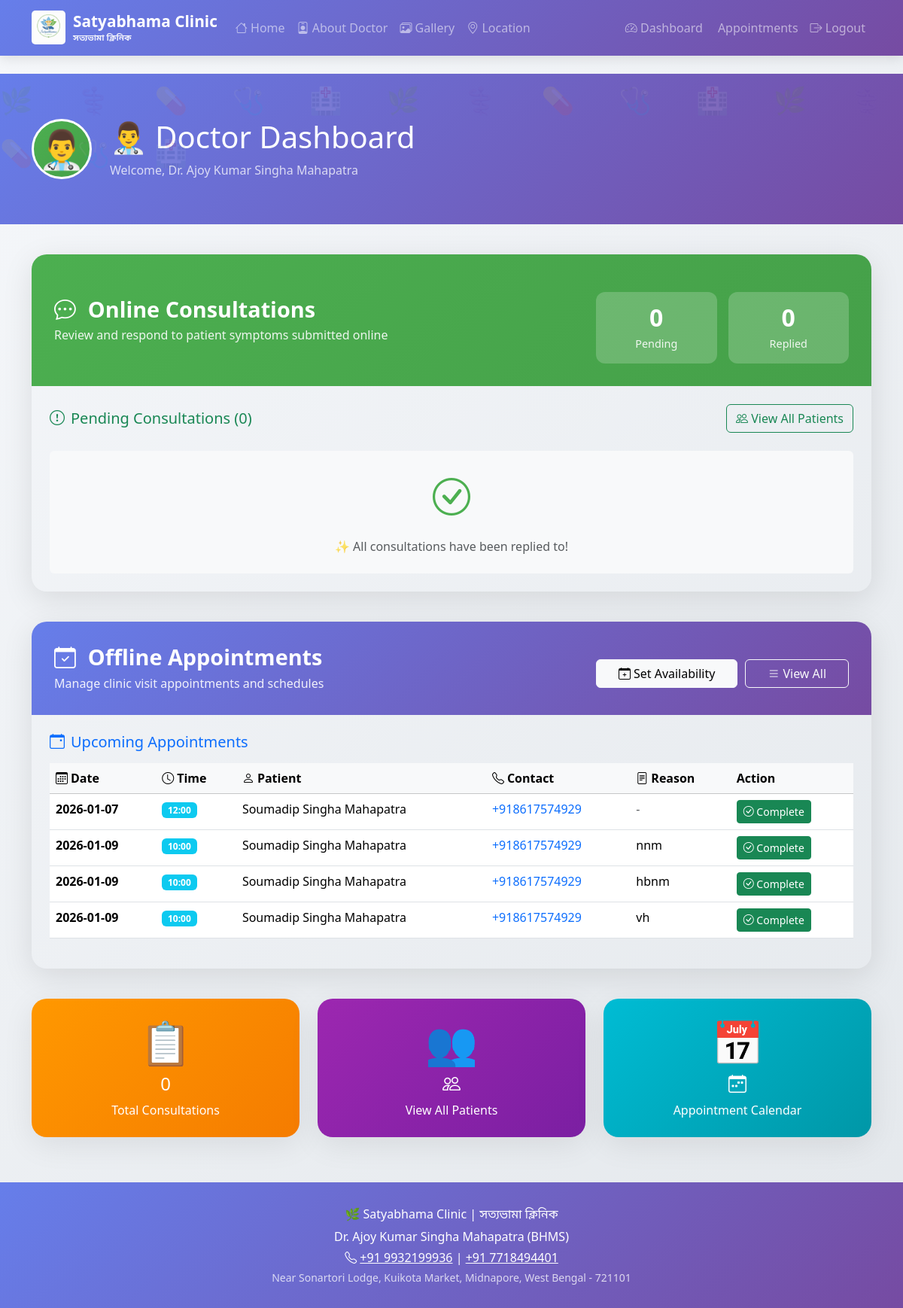
/doctor/dashboard (signed in), run on the app's committed database.
### tables this page shows
CREATE TABLE appointments (
                id INTEGER PRIMARY KEY AUTOINCREMENT,
                patient_id INTEGER NOT NULL,
                doctor_id INTEGER NOT NULL,
                appointment_date DATE NOT NULL,
                appointment_time TIME NOT NULL,
                duration INTEGER DEFAULT 30,
                status TEXT DEFAULT 'scheduled',
                reason TEXT,
                created_at TIMESTAMP DEFAULT CURRENT_TIMESTAMP,
                updated_at TIMESTAMP DEFAULT CURRENT_TIMESTAMP,
                cancelled_at TIMESTAMP,
                cancellation_reason TEXT,
                FOREIGN KEY (patient_id) REFERENCES users(id),
                FOREIGN KEY (doctor_id) REFERENCES users(id)
            );

CREATE TABLE users (
                id INTEGER PRIMARY KEY AUTOINCREMENT,
                name TEXT NOT NULL,
                email TEXT UNIQUE NOT NULL,
                password TEXT NOT NULL,
                phone TEXT,
                age INTEGER,
                gender TEXT,
                role TEXT DEFAULT 'patient',
                doctor_notes TEXT,
                notes_updated TIMESTAMP,
                created_at TIMESTAMP DEFAULT CURRENT_TIMESTAMP
            );

### app/main.py (the view)
@app.route("/doctor/dashboard")
def doctor_dashboard():
    if "user" not in session or session["user"]["role"] != "doctor":
        flash("Please login as doctor", "warning")
        return redirect(url_for("doctor_login"))
    consultations = load_consultations()
    pending_consultations = [c for c in consultations if c.get('status') == 'pending']
    replied_consultations = [c for c in consultations if c.get('status') == 'replied']
    pending_count = len(pending_consultations)
    replied_count = len(replied_consultations)
    appointments = get_doctor_appointments(session["user"]["id"])
    today = date.today()
    today_str = today.strftime('%Y-%m-%d')
    upcoming_appointments = []
    for a in appointments:
        appt_date = a['appointment_date']
        if isinstance(appt_date, str):
            appt_date_str = appt_date
        else:
            appt_date_str = appt_date.strftime('%Y-%m-%d') if hasattr(appt_date, 'strftime') else str(appt_date)
        if appt_date_str >= today_str and a['status'] == 'scheduled':
            upcoming_appointments.append(a)
    upcoming_appointments = sorted(upcoming_appointments, key=lambda x: (x['appointment_date'], x['appointment_time']))[:5]
    return render_template(
        "doctor/dashboard.html",
        consultations=consultations,
        pending_consultations=pending_consultations,
        replied_consultations=replied_consultations,
        pending_count=pending_count,
        replied_count=replied_count,
        upcoming_appointments=upcoming_appointments
    )

### app/database_local.py (called while the page is built)
def get_db_connection():
    try:
        conn = sqlite3.connect(DB_FILE)
        conn.row_factory = sqlite3.Row
        return conn
    except Exception as e:
        print(f"Database connection error: {e}")
        return None

def load_consultations():
    conn = get_db_connection()
    if not conn:
        return []
    try:
        cur = conn.cursor()
        cur.execute("SELECT * FROM consultations ORDER BY created_at DESC")
        consultations = []
        for row in cur.fetchall():
            c = dict(row)
            c['images'] = json.loads(c['images']) if isinstance(c['images'], str) else []
            consultations.append(c)
        return consultations
    except Exception as e:
        print(f"Error: {e}")
        return []
    finally:
        conn.close()

def get_doctor_appointments(doctor_id):
    conn = get_db_connection()
    if not conn:
        return []
    try:
        cursor = conn.cursor()
        cursor.execute("""
            SELECT a.*, u.name as patient_name, u.email as patient_email, u.phone as patient_phone
            FROM appointments a
            JOIN users u ON a.patient_id = u.id
            WHERE a.doctor_id = ?
            ORDER BY a.appointment_date, a.appointment_time
        """, (doctor_id,))
        rows = cursor.fetchall()
        columns = [desc[0] for desc in cursor.description]
        return [dict(zip(columns, row)) for row in rows]
    except Exception as e:
        print(f"❌ Error loading doctor appointments: {e}")
        return []
    finally:
        conn.close()

### app/main.py (called while the page is built)
@app.after_request
def add_security_headers(response):
    response.headers['Cache-Control'] = 'no-store, no-cache, must-revalidate'
    response.headers['X-Content-Type-Options'] = 'nosniff'
    response.headers['X-Frame-Options'] = 'SAMEORIGIN'
    return response

### app/templates/doctor/dashboard.html (shortened to what this page needs)
{% extends "base.html" %}
{% block content %}
<div class="medical-header">
    <div class="container">
        <div class="row align-items-center">
            <div class="col-auto">
                <div style="width: 80px; height: 80px; border-radius: 50%; background: linear-gradient(135deg, #4caf50, #45a049); display: flex; align-items: center; justify-content: center; border: 3px solid white;">
                    <span style="font-size: 50px;">👨‍⚕️</span>
                </div>
            </div>
            <div class="col">
                <h1>👨‍⚕️ Doctor Dashboard</h1>
                <p class="mb-0 opacity-75">Welcome, {{ session.user.name }}</p>
            </div>
        </div>
    </div>
</div>
<div class="container">
    <div class="section-card">
        <div class="section-header consultation-gradient">
            <div class="row align-items-center">
                <div class="col-md-8">
                    <h3><i class="bi bi-chat-dots me-3"></i>Online Consultations</h3>
                    <p>Review and respond to patient symptoms submitted online</p>
                </div>
                <div class="col-md-4">
                    <div class="stats-row">
                        <div class="stat-box">
                            <h4>{{ pending_count }}</h4>
                            <p>Pending</p>
                        </div>
                        <div class="stat-box">
                            <h4>{{ replied_count }}</h4>
                            <p>Replied</p>
                        </div>
                    </div>
                </div>
            </div>
        </div>
        <div class="card-body p-4">
            <div class="d-flex justify-content-between align-items-center mb-4">
                <h5 class="mb-0 text-success">
                    <i class="bi bi-exclamation-circle me-2"></i>Pending Consultations ({{ pending_count }})
                </h5>
                <a href="/doctor/patients" class="btn btn-outline-success">
                    <i class="bi bi-people"></i> View All Patients
                </a>
            </div>
            {% if pending_consultations %}
                {% for c in pending_consultations[:3] %}
                <div class="card mb-3 border-start border-warning border-4">
                    <div class="card-body">
                        <div class="d-flex justify-content-between align-items-start mb-2">
                            <div>
                                <span class="badge bg-warning text-dark mb-2">PENDING</span>
                                <h6 class="mb-1 fw-bold">{{ c.patient_name }}</h6>
                                <small class="text-muted">
                                    <i class="bi bi-calendar me-1"></i>
                                    {{ c.created_at.strftime('%Y-%m-%d %H:%M') if c.created_at and not (c.created_at is string) else c.created_at }}
                                    <span class="mx-2">|</span>
                                    <i class="bi bi-thermometer-half me-1"></i>{{ c.severity or 'N/A' }}
                                </small>
                            </div>
                            <a href="/doctor/reply/{{ c.id }}" class="btn btn-success">
                                <i class="bi bi-reply"></i> Reply Now
                            </a>
                        </div>
                        <p class="mb-2"><strong>Symptoms:</strong> {{ c.symptoms[:150] if c.symptoms else 'N/A' }}{% if c.symptoms and c.symptoms|length > 150 %}...{% endif %}</p>
                        <div class="d-flex gap-2">
                            {% if c.voice_record %}
                            <span class="badge bg-danger"><i class="bi bi-mic-fill me-1"></i>Voice</span>
                            {% endif %}
                            {% if c.images and c.images|length > 0 %}
                            <span class="badge bg-primary"><i class="bi bi-images me-1"></i>{{ c.images|length }} Images</span>
                            {% endif %}
                            {% if c.medical_history %}
                            <span class="badge bg-info"><i class="bi bi-file-medical me-1"></i>History</span>
                            {% endif %}
                        </div>
                    </div>
                </div>
                {% endfor %}
                {% if pending_count > 3 %}
                <div class="text-center mt-3">
                    <a href="/doctor/dashboard#all-consultations" class="btn btn-outline-success">
                        <i class="bi bi-arrow-down-circle me-2"></i>View All {{ pending_count }} Pending
                    </a>
                </div>
                {% endif %}
            {% else %}
                <div class="text-center py-4 bg-light rounded">
                    <i class="bi bi-check-circle" style="font-size: 50px; color: #4caf50;"></i>
                    <p class="text-muted mt-3 mb-0">✨ All consultations have been replied to!</p>
                </div>
            {% endif %}
        </div>
    </div>
    <div class="section-card">
        <div class="section-header appointment-gradient">
            <div class="row align-items-center">
                <div class="col-md-8">
                    <h3><i class="bi bi-calendar-check me-3"></i>Offline Appointments</h3>
                    <p>Manage clinic visit appointments and schedules</p>
                </div>
                <div class="col-md-4">
                    <div class="action-buttons">
                        <a href="{{ url_for('doctor_availability') }}" class="btn btn-light flex-fill">
                            <i class="bi bi-calendar-plus me-1"></i>Set Availability
                        </a>
                        <a href="{{ url_for('doctor_appointments') }}" class="btn btn-outline-light flex-fill">
                            <i class="bi bi-list"></i> View All
                        </a>
                    </div>
                </div>
            </div>
        </div>
        <div class="card-body p-4">
            <h5 class="mb-3 text-primary">
                <i class="bi bi-calendar-event me-2"></i>Upcoming Appointments
            </h5>
            {% if upcoming_appointments and upcoming_appointments|length > 0 %}
            <div class="table-responsive">
                <table class="table table-hover">
                    <thead class="table-light">
                        <tr>
                            <th><i class="bi bi-calendar3 me-1"></i>Date</th>
                            <th><i class="bi bi-clock me-1"></i>Time</th>
                            <th><i class="bi bi-person me-1"></i>Patient</th>
                            <th><i class="bi bi-telephone me-1"></i>Contact</th>
                            <th><i class="bi bi-file-text me-1"></i>Reason</th>
                            <th>Action</th>
                        </tr>
                    </thead>
                    <tbody>
                        {% for appt in upcoming_appointments %}
                        <tr>
                            <td><strong>{{ appt.appointment_date }}</strong></td>
                            <td><span class="badge bg-info">{{ appt.appointment_time }}</span></td>
                            <td>{{ appt.patient_name }}</td>
                            <td>
                                {% if appt.patient_phone %}
                                <a href="tel:{{ appt.patient_phone }}" class="text-decoration-none">
                                    {{ appt.patient_phone }}
                                </a>
                                {% else %}
                                N/A
                                {% endif %}
                            </td>
                            <td>
                                {% if appt.reason %}
                                <span data-bs-toggle="tooltip" title="{{ appt.reason }}">
                                    {{ appt.reason[:30] }}{% if appt.reason|length > 30 %}...{% endif %}
                                </span>
                                {% else %}
                                <span class="text-muted">-</span>
                                {% endif %}
                            </td>
                            <td>
                                <button class="btn btn-sm btn-success" onclick="completeAppointment({{ appt.id }})" title="Mark Complete">
                                    <i class="bi bi-check-circle"></i> Complete
                                </button>
                            </td>
                        </tr>
                        {% endfor %}
                    </tbody>
                </table>
            </div>
            {% endif %}
        </div>
    </div>
    <div class="row g-4 mb-4">
        <div class="col-md-4">
            <div class="card text-center p-4" style="background: linear-gradient(135deg, #ff9800, #f57c00); color: white;">
                <div class="display-4 mb-2">📋</div>
                <h4>{{ consultations|length }}</h4>
                <p class="mb-0">Total Consultations</p>
            </div>
        </div>
        <div class="col-md-4">
            <a href="/doctor/patients" class="card text-center p-4 text-decoration-none" style="background: linear-gradient(135deg, #9c27b0, #7b1fa2); color: white;">
                <div class="display-4 mb-2">👥</div>
                <h4><i class="bi bi-people"></i></h4>
                <p class="mb-0">View All Patients</p>
            </a>
        </div>
        <div class="col-md-4">
            <a href="{{ url_for('doctor_appointments') }}" class="card text-center p-4 text-decoration-none" style="background: linear-gradient(135deg, #00bcd4, #0097a7); color: white;">
                <div class="display-4 mb-2">📅</div>
                <h4><i class="bi bi-calendar-week"></i></h4>
                <p class="mb-0">Appointment Calendar</p>
            </a>
        </div>
    </div>
</div>
{% endblock %}

### app/templates/base.html (style rules this page uses)
:root { --primary-purple: #667eea; --secondary-purple: #764ba2; --accent-gold: #c9a227; }
body { font-family: 'Segoe UI', Tahoma, Geneva, Verdana, sans-serif; background: linear-gradient(135deg, #f5f7fa 0%, #e4e8ec 100%); min-height: 100vh; }
.card { border: none; border-radius: 20px; box-shadow: 0 10px 40px rgba(0,0,0,0.08); }
.medical-header { background: linear-gradient(135deg, var(--primary-purple) 0%, var(--secondary-purple) 100%); color: white; padding: 60px 0; margin-bottom: 40px; position: relative; overflow: hidden; }
.medical-header::before { content: "🌿 ⚕️ 💊 🩺 🏥 🌿 ⚕️ 💊 🩺 🏥 🌿 ⚕️ 💊 🩺 🏥"; position: absolute; top: 0; left: 0; right: 0; bottom: 0; font-size: 35px; opacity: 0.1; letter-spacing: 25px; line-height: 70px; pointer-events: none; }

### app/templates/doctor/dashboard.html (style rules this page uses)
.section-card { border-radius: 20px; overflow: hidden; margin-bottom: 40px; box-shadow: 0 10px 40px rgba(0,0,0,0.1); }
.section-header { padding: 30px; color: white; position: relative; }
.section-header h3 { margin: 0; font-size: 1.8rem; font-weight: 700; }
.section-header p { margin: 5px 0 0 0; opacity: 0.9; }
.stats-row { display: flex; gap: 15px; margin-top: 20px; }
.stat-box { background: rgba(255,255,255,0.2); padding: 15px 20px; border-radius: 12px; flex: 1; text-align: center; }
.stat-box h4 { margin: 0; font-size: 2rem; font-weight: 700; }
.stat-box p { margin: 5px 0 0 0; font-size: 0.9rem; opacity: 0.9; }
.consultation-gradient { background: linear-gradient(135deg, #4caf50, #45a049); }
.appointment-gradient { background: linear-gradient(135deg, #667eea, #764ba2); }
.action-buttons { display: flex; gap: 10px; margin-top: 15px; }

### data on the page
appointments: appointment_date "2026-01-07", appointment_time "12:00", patient_name "Soumadip Singha Mahapatra", patient_phone "+918617574929"
appointments: appointment_date "2026-01-09", appointment_time "10:00", patient_name "Soumadip Singha Mahapatra", patient_phone "+918617574929", reason "nnm"
appointments: appointment_date "2026-01-09", appointment_time "10:00", patient_name "Soumadip Singha Mahapatra", patient_phone "+918617574929", reason "hbnm"
appointments: appointment_date "2026-01-09", appointment_time "10:00", patient_name "Soumadip Singha Mahapatra", patient_phone "+918617574929", reason "vh"

### other printed values
{{ session.user.name }} "Dr. Ajoy Kumar Singha Mahapatra"
{{ pending_count }} "0"
{{ replied_count }} "0"
{{ consultations|length }} "0"
